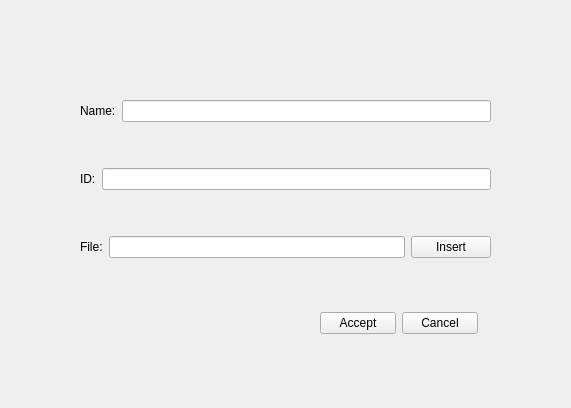
<?xml version="1.0" encoding="UTF-8"?>
<ui version="4.0">
 <class>requirement_form</class>
 <widget class="QWidget" name="requirement_form">
  <property name="geometry">
   <rect>
    <x>0</x>
    <y>0</y>
    <width>571</width>
    <height>408</height>
   </rect>
  </property>
  <property name="windowTitle">
   <string>Form</string>
  </property>
  <widget class="QWidget" name="layoutWidget">
   <property name="geometry">
    <rect>
     <x>80</x>
     <y>60</y>
     <width>411</width>
     <height>241</height>
    </rect>
   </property>
   <layout class="QVBoxLayout" name="verticalLayout">
    <item>
     <layout class="QHBoxLayout" name="horizontalLayout_4">
      <item>
       <widget class="QLabel" name="requirement_id_label">
        <property name="text">
         <string>Name:</string>
        </property>
       </widget>
      </item>
      <item>
       <widget class="QLineEdit" name="requirement_id_input"/>
      </item>
     </layout>
    </item>
    <item>
     <layout class="QHBoxLayout" name="horizontalLayout_3">
      <item>
       <widget class="QLabel" name="requirement_sec_label">
        <property name="text">
         <string>ID:</string>
        </property>
       </widget>
      </item>
      <item>
       <widget class="QLineEdit" name="requirement_id_input_2"/>
      </item>
     </layout>
    </item>
    <item>
     <layout class="QHBoxLayout" name="horizontalLayout_2">
      <item>
       <widget class="QLabel" name="requirement_sys_label">
        <property name="text">
         <string>File:</string>
        </property>
       </widget>
      </item>
      <item>
       <widget class="QLineEdit" name="requirement_def_input"/>
      </item>
      <item>
       <widget class="QPushButton" name="accept_requirement_2">
        <property name="text">
         <string>Insert</string>
        </property>
       </widget>
      </item>
     </layout>
    </item>
   </layout>
  </widget>
  <widget class="QWidget" name="layoutWidget">
   <property name="geometry">
    <rect>
     <x>320</x>
     <y>310</y>
     <width>158</width>
     <height>26</height>
    </rect>
   </property>
   <layout class="QHBoxLayout" name="horizontalLayout_5">
    <item>
     <widget class="QPushButton" name="accept_requirement">
      <property name="text">
       <string>Accept</string>
      </property>
     </widget>
    </item>
    <item>
     <widget class="QPushButton" name="cancel_requirement">
      <property name="text">
       <string>Cancel</string>
      </property>
     </widget>
    </item>
   </layout>
  </widget>
 </widget>
 <resources/>
 <connections/>
</ui>
